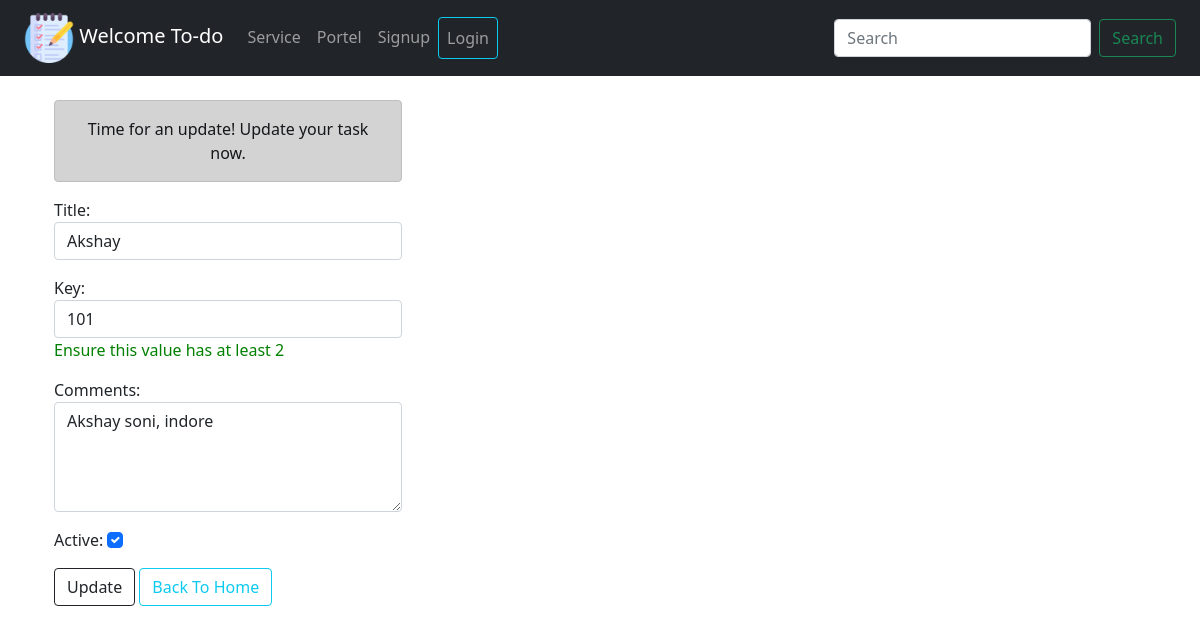
Screenshot of /cr/35/update/ with the database file from the repository.
### course/models.py (models this page shows)
class UserTask(models.Model):
    title = models.CharField(("Title"), max_length=50)
    key = models.IntegerField(("Key"))
    details = models.CharField(("Comments"), max_length=150)
    active = models.BooleanField(("Active"), default=True)

### course/views.py (the view)
# urls.py: path("<int:id>/update/", views.update_data, name="update"),
def update_data(request, id):
    if request.method == "POST":
        pi = UserTask.objects.get(pk=id)
        fm = Form(request.POST, instance=pi)
        if fm.is_valid():
            fm.save()
            messages.success(request, "Task Updated!!")
    else:
        pi = UserTask.objects.get(pk=id)
        fm = Form(instance=pi)
    return render(request, "course/update.html", {"form": fm})

### course/forms.py
class Form(forms.ModelForm):
    key = forms.CharField(widget=forms.NumberInput(attrs={'class':'form-control'}), min_length=2, max_length=10, help_text="Ensure this value has at least 2")
    class Meta:
        model = UserTask
        fields = ("title", "key", "details", "active")
        widgets = {
            "title": forms.TextInput(attrs={"class": "form-control"}),
            "key": forms.NumberInput(attrs={"class": "form-control"}),
            "details": forms.Textarea(attrs={"class": "form-control", "rows": 4}),
            "active": forms.CheckboxInput(attrs={"class": "form-check-input"}),
        }

### course/templates/course/update.html (shortened to what this page needs)
{% extends 'course/base.html' %}
{% block content %}
<div class="container">
  <div class="row">
    <div class="col-sm-4">
      <p class="alert alert-dark text-center">Time for an update! Update your task now.</p>
      <form action="" method="post">
        {% csrf_token %} {{form.as_p}}
        <input type="submit" value="Update" class="btn btn-outline-dark" />
        <a href="{% url 'home' %}" class="btn btn-outline-info" >Back To Home</a>
      </form>
    </div>
  </div>
</div>
{% endblock content %}

### course/templates/course/base.html (style rules this page uses)
.helptext { color: green; }

### rows the page displays
UserTask: title "Akshay", key "101", details "Akshay soni, indore", active "☑"
